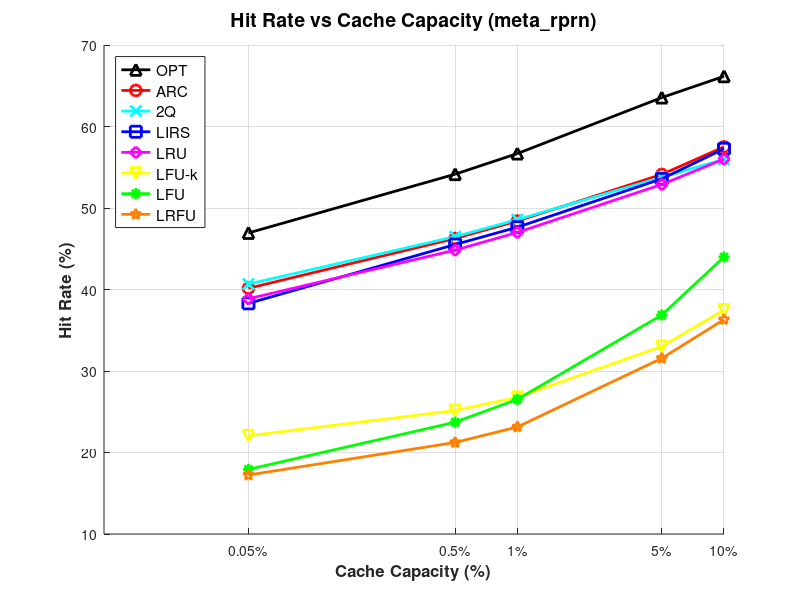

This figure's MATLAB source:
% Capity Percentages 
capacities = [0.05, 0.5, 1, 5, 10];

% Hit Rates for meta_reag (Y-axis)
%hit_rate_opt  = [61.50, 66.57, 68.17, 72.13, 73.12];
%hit_rate_arc  = [55.88, 60.73, 62.22, 65.96, 68.04];
%hit_rate_2q   = [56.52, 60.81, 62.43, 65.79, 66.91];
%hit_rate_lirs = [54.87, 59.79, 61.16, 65.12, 67.23];
%hit_rate_lru  = [55.02, 60.12, 61.68, 65.57, 67.39];
%hit_rate_lfuk = [43.83, 46.68, 47.75, 51.76, 55.13];
%hit_rate_lfu  = [36.58, 42.37, 45.38, 53.52, 57.59];
%hit_rate_lrfu = [35.35, 41.39, 43.22, 49.38, 53.39];

% Hit Rates for meta_rnha (Y-axis)
%hit_rate_opt  = [39.93, 48.18, 51.17, 59.25, 62.42];
%hit_rate_arc  = [32.50, 38.63, 41.14, 48.03, 52.31];
%hit_rate_2q   = [32.77, 38.90, 41.43, 48.42, 50.95];
%hit_rate_lirs = [30.47, 37.51, 39.89, 47.43, 51.81];
%hit_rate_lru  = [31.71, 37.48, 39.99, 46.88, 50.68];
%hit_rate_lfuk = [14.88, 18.07, 19.76, 27.20, 32.82];
%hit_rate_lfu  = [ 9.99, 16.76, 20.25, 30.85, 38.73];
%hit_rate_lrfu = [ 9.78, 14.40, 16.00, 24.69, 30.91];

% Hit Rates for meta_rprn (Y-axis)
hit_rate_opt  = [46.94, 54.15, 56.68, 63.55, 66.16];
hit_rate_arc  = [40.15, 46.26, 48.40, 54.12, 57.50];
hit_rate_2q   = [40.67, 46.48, 48.57, 53.77, 55.97];
hit_rate_lirs = [38.30, 45.52, 47.64, 53.58, 57.26];
hit_rate_lru  = [38.86, 44.83, 47.00, 52.89, 56.00];
hit_rate_lfuk = [22.05, 25.15, 26.77, 33.02, 37.49];
hit_rate_lfu  = [17.93, 23.72, 26.52, 36.87, 43.99];
hit_rate_lrfu = [17.24, 21.23, 23.13, 31.56, 36.31];

figure;
hold on; grid on;

%Logarithmic scale
semilogx(capacities, hit_rate_opt,  '-k^', 'LineWidth', 2, 'MarkerSize', 8); 
semilogx(capacities, hit_rate_arc,  '-ro', 'LineWidth', 2, 'MarkerSize', 8); 
semilogx(capacities,hit_rate_2q,   '-cx', 'LineWidth', 2, 'MarkerSize', 8); 
semilogx(capacities, hit_rate_lirs, '-bs', 'LineWidth', 2, 'MarkerSize', 8); 
semilogx(capacities, hit_rate_lru,  '-md', 'LineWidth', 2, 'MarkerSize', 8); 
semilogx(capacities, hit_rate_lfuk, '-yv', 'LineWidth', 2, 'MarkerSize', 8); 
semilogx(capacities, hit_rate_lfu,  '-g*', 'LineWidth', 2, 'MarkerSize', 8); 
semilogx(capacities, hit_rate_lrfu, '-p',  'Color', [1 0.5 0], 'LineWidth', 2, 'MarkerSize', 8);
set(gca, 'XScale', 'log');
xticks(capacities);
xticklabels({'0.05%', '0.5%', '1%', '5%', '10%'});

xlabel('Cache Capacity (%)', 'FontSize', 12, 'FontWeight', 'bold');
ylabel('Hit Rate (%)', 'FontSize', 12, 'FontWeight', 'bold');
title('Hit Rate vs Cache Capacity (meta\_rprn)', 'FontSize', 14);


legend('OPT', 'ARC', '2Q', 'LIRS', 'LRU', 'LFU-k', 'LFU', 'LRFU', ...
    'Location', 'northwest', 'FontSize', 11);

hold off;
